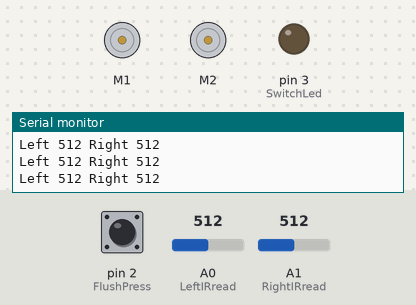
The sketch below on a simulated Arduino Uno, built with avr-gcc and run on an emulated ATmega328P. On the bench: 2 × DC motor (green arrow = forward, orange = backward, longer = faster), output pins drawn as LEDs (lit = HIGH), the last lines printed to the serial monitor. Inputs (shaded band) come from the test bench; at power-on: A0 (LeftIRread) = 512, pin 2 (FlushPress) HIGH, A1 (RightIRread) = 512.

Above: at 1.3 s.
1.4 s: A0 (LeftIRread) set to 544
2.9 s: A0 (LeftIRread) set to 567
At 3.74 s:
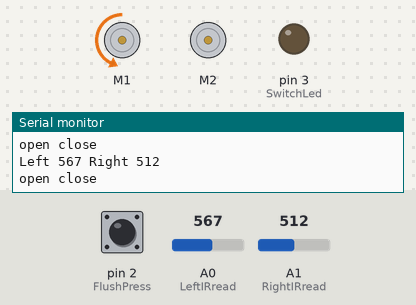
8.9 s: pin 2 (FlushPress) pulled LOW for 1 s
At 9.6 s:
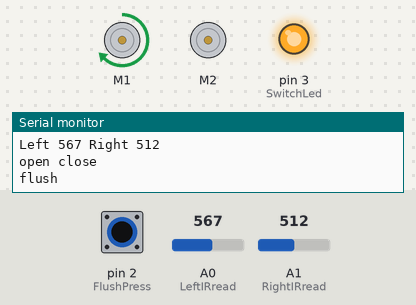
11.9 s: pin 2 (FlushPress) pulled LOW for 3.2 s
At 13.4 s:
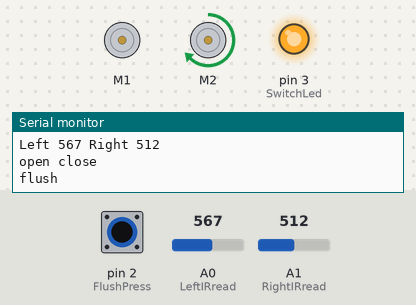
16.6 s: A0 (LeftIRread) set to 0
At 17.3 s:
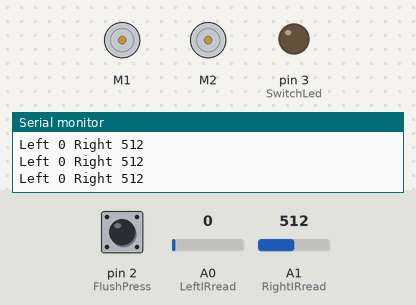
Timing chart, 0 to 19.1 s (numbered marks = the images above; inputs shaded):
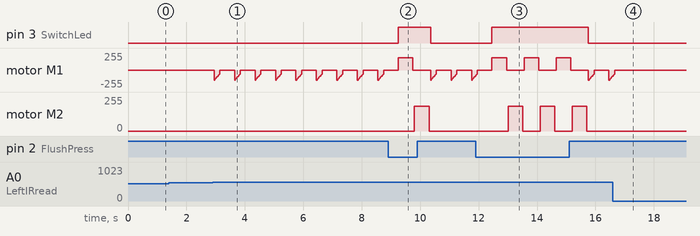

The sketch:

OneRewardPort.ino
```cpp
/*
Only left reward port active - VP - 6/11/2014
*/

#include <Wire.h>
#include <Adafruit_MotorShield.h>
#include "utility/Adafruit_PWMServoDriver.h"

// Create the motor shield object with the default I2C address
Adafruit_MotorShield AFMS = Adafruit_MotorShield();

// Select which 'port' M1, M2, M3 or M4. In this case, M1
Adafruit_DCMotor *LeftSolenoid = AFMS.getMotor(1);
// You can also make another motor on port M2
Adafruit_DCMotor *RightSolenoid = AFMS.getMotor(2);


const int FlushPress = 2;     // pushbutton pin
const int SwitchLed = 3;     // pushbutton led pin

const int LeftIRread = A0;
const int RightIRread = A1;

//The shield uses the SDA and SCL i2c pins to control DC and stepper motors. On the Arduino
//UNO these are also known as A4 and A5
int Lbaseline = 0;
int Rbaseline = 0;
int LeftIRval = Lbaseline;           // store read value
int RightIRval = Rbaseline;
//int PushState = 0;          // pushbutton status
int LeftGLight = 1;
int RightGlight = 1;

void setup() {
  Serial.begin(9600);           // set up Serial library at 9600 bps

  pinMode(FlushPress, INPUT_PULLUP);
  pinMode(SwitchLed, OUTPUT);

  AFMS.begin();  // create with the default frequency 1.6KHz
  //AFMS.begin(1000);  // to apply a different frequency, here 1KHz

  // Set the speed to start, from 0 (off) to 255 (max speed)
//  LeftSolenoid->setSpeed(0);
//  RightSolenoid->setSpeed(0);
  // turn on current in solenoid coil
//  LeftSolenoid->run(FORWARD);
//  RightSolenoid->run(FORWARD);
  LeftSolenoid->run(RELEASE);
  RightSolenoid->run(RELEASE);

//for(i=0;i<4;i++){ motors[i].run(RELEASE); }

  // IR sensor initialization
    arrayinit();

}

void loop() {
//  PushState= digitalRead(FlushPress);
//  Serial.print("PushState = ");
//  Serial.println(PushState);
  // check for flush activation
  while (digitalRead(FlushPress) == LOW){
    rewardflush();
  }

  LeftSolenoid->run(RELEASE);    // make sure to close solenoids
  RightSolenoid->run(RELEASE);
  digitalWrite(SwitchLed,LOW);   // and switch off switch LED

  LeftIRval = analogRead(LeftIRread);    // read the input pin
  RightIRval = analogRead(RightIRread);
  Serial.print("Left ");
  Serial.print(LeftIRval);
  Serial.print(" Right ");
  Serial.println(RightIRval);

  if ((LeftIRval > (Lbaseline + 25)) && LeftGLight==1){
    // open solenoid
  Serial.print("open ");
//  LeftSolenoid->setSpeed(185);  // 185 (max) corresponds to 6V ouput with external power supply
                              // ~5.5V when solenoid plugged in
                           // 3.24V output with USB
  LeftSolenoid->run(BACKWARD);
  // opening duration
//  delay(200);

 // Ixnstead of brake, use ramp down
//   LeftSolenoid->run(BRAKE);
  for (int dec=150; dec>55; dec-=10) {
    LeftSolenoid->setSpeed(dec);
    delay(20);
 }
//  LeftSolenoid->run(BACKWARD);
//   for (int inc=90; inc<=185; inc+=10) {
//    LeftSolenoid->setSpeed(inc);
//   delay(20);
// }
//  delay(100);

 // cut power to motor
  Serial.println("close");
  LeftSolenoid->run(BRAKE);

  // Switch ports
  LeftGLight=1;
  RightGlight=0;


  // refractory period
  delay(500);

  } else if ((RightIRval > (Rbaseline + 25)) && RightGlight==1){
//    // open solenoid
  Serial.print("Open Right Solenoid "); // "Slow" one.
//  RightSolenoid->setSpeed(185);  // 185 (max) corresponds to 6V ouput with external power supply
                              // ~5.5V when solenoid plugged in
                           // 3.24V output with USB
  RightSolenoid->run(BACKWARD);
    for (int dec=150; dec>55; dec-=10) {
    RightSolenoid->setSpeed(dec);
    delay(22);
 }

// opening duration
//  delay(100);

//   RightSolenoid->run(BRAKE);

//  // refractory period
  Serial.println("close");
  RightSolenoid->run(BRAKE); // cut power to motor

  // Switch ports
  LeftGLight=1;
  RightGlight=0;

  // refractory period
  delay(500);
  }
}

void arrayinit(){
  int  inc;
  int Ltotal;
  int Rtotal;
  float LeftIRvalArray[3];
  float RightIRvalArray[3];
  Serial.println(" ");
  Serial.println("Start IR initialization");
  while (Ltotal!=3 && Rtotal!=3){
  Ltotal=0;
  Rtotal=0;
  for (inc=0; inc < 4 ; inc++ ){
    LeftIRvalArray[inc] = analogRead(LeftIRread);
    RightIRvalArray[inc] = analogRead(RightIRread);
    if ((inc>0) && LeftIRvalArray[inc]==LeftIRvalArray[inc-1]){
      Ltotal++;
    }
    if ((inc>0) && RightIRvalArray[inc]==RightIRvalArray[inc-1]){
      Rtotal++;
    }
  delay(10);
  Serial.print("Left IR val ");
  Serial.print((long)LeftIRvalArray[inc], DEC);
  Serial.print(" & Right IR val ");
  Serial.println((long)RightIRvalArray[inc], DEC);
  }
  }
  Lbaseline=LeftIRvalArray[3];
  Rbaseline=RightIRvalArray[3];
  Serial.print("Left Baseline value is ");
  Serial.print(Lbaseline);
  Serial.print(" and Right Baseline value is ");
  Serial.println(Rbaseline);
  Serial.println("End initialization");
}

void rewardflush(){
  Serial.println("flush");
  digitalWrite(SwitchLed,HIGH);
  LeftSolenoid->run(FORWARD);
  LeftSolenoid->setSpeed(185);
  delay(500);
  LeftSolenoid->run(RELEASE);
  delay(50);
  RightSolenoid->run(FORWARD);
  RightSolenoid->setSpeed(185);
  delay(500);
  RightSolenoid->run(RELEASE);
  delay(50);
}
```

Measured:
- the behaviour switches between 554 and 555 on A0 (LeftIRread) (found by bisection; images 0 and 1)
- after the input at 8.9 s, pin 3 (SwitchLed): LOW → HIGH after 0.36 s, → LOW 1.1 s later; motor M2: stopped → forward 185/255 after 0.91 s, → stopped 0.50 s later
- after the input at 11.9 s, pin 3 (SwitchLed): LOW → HIGH after 0.56 s, → LOW 3.3 s later; motor M2: alternates forward 185/255 for 0.50 s and stopped for 0.60 s, starting after 1.1 s
- after the input at 16.6 s, motor M1: goes on until 16.7 s, then stays stopped
